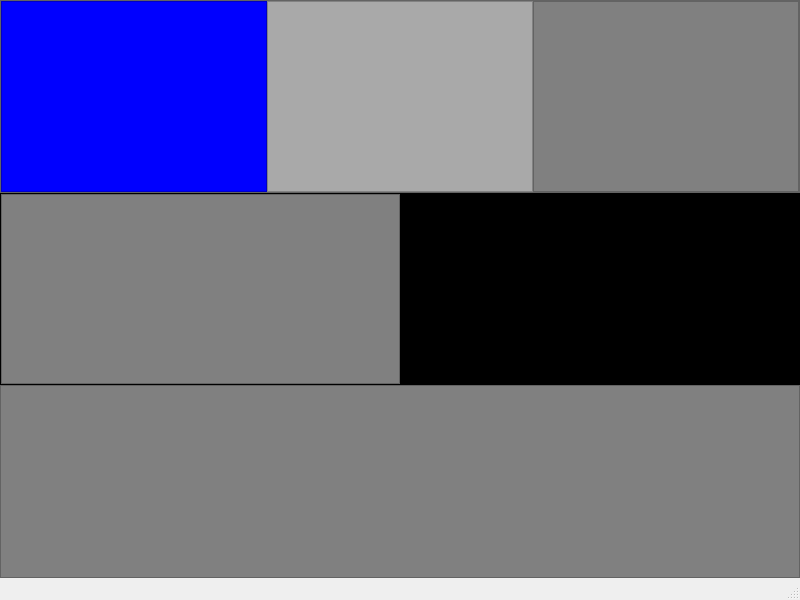
<?xml version="1.0" encoding="UTF-8"?>
<ui version="4.0">
 <class>MainWindow</class>
 <widget class="QMainWindow" name="MainWindow">
  <property name="geometry">
   <rect>
    <x>0</x>
    <y>0</y>
    <width>800</width>
    <height>600</height>
   </rect>
  </property>
  <property name="windowTitle">
   <string>MainWindow</string>
  </property>
  <widget class="QWidget" name="centralwidget">
   <layout class="QVBoxLayout" name="verticalLayout">
    <property name="spacing">
     <number>0</number>
    </property>
    <property name="leftMargin">
     <number>0</number>
    </property>
    <property name="topMargin">
     <number>0</number>
    </property>
    <property name="rightMargin">
     <number>0</number>
    </property>
    <property name="bottomMargin">
     <number>0</number>
    </property>
    <item>
     <widget class="QFrame" name="topframe">
      <property name="styleSheet">
       <string notr="true">background-color:gray</string>
      </property>
      <property name="frameShape">
       <enum>QFrame::StyledPanel</enum>
      </property>
      <property name="frameShadow">
       <enum>QFrame::Raised</enum>
      </property>
      <layout class="QHBoxLayout" name="horizontalLayout_2">
       <property name="spacing">
        <number>0</number>
       </property>
       <property name="leftMargin">
        <number>0</number>
       </property>
       <property name="topMargin">
        <number>0</number>
       </property>
       <property name="rightMargin">
        <number>0</number>
       </property>
       <property name="bottomMargin">
        <number>0</number>
       </property>
       <item>
        <widget class="QFrame" name="logoframe">
         <property name="styleSheet">
          <string notr="true">background-color:blue</string>
         </property>
         <property name="frameShape">
          <enum>QFrame::StyledPanel</enum>
         </property>
         <property name="frameShadow">
          <enum>QFrame::Raised</enum>
         </property>
        </widget>
       </item>
       <item>
        <widget class="QFrame" name="buttonsframe">
         <property name="styleSheet">
          <string notr="true">background-color:darkgray</string>
         </property>
         <property name="frameShape">
          <enum>QFrame::StyledPanel</enum>
         </property>
         <property name="frameShadow">
          <enum>QFrame::Raised</enum>
         </property>
         <layout class="QVBoxLayout" name="verticalLayout_2">
          <property name="spacing">
           <number>0</number>
          </property>
          <property name="leftMargin">
           <number>0</number>
          </property>
          <property name="topMargin">
           <number>0</number>
          </property>
          <property name="rightMargin">
           <number>0</number>
          </property>
          <property name="bottomMargin">
           <number>0</number>
          </property>
          <item>
           <layout class="QHBoxLayout" name="btnslayout"/>
          </item>
         </layout>
        </widget>
       </item>
       <item>
        <widget class="QFrame" name="utilsframe">
         <property name="styleSheet">
          <string notr="true">b</string>
         </property>
         <property name="frameShape">
          <enum>QFrame::StyledPanel</enum>
         </property>
         <property name="frameShadow">
          <enum>QFrame::Raised</enum>
         </property>
        </widget>
       </item>
      </layout>
     </widget>
    </item>
    <item>
     <widget class="QFrame" name="middleframe">
      <property name="styleSheet">
       <string notr="true">QFrame{background-color: black}</string>
      </property>
      <property name="frameShape">
       <enum>QFrame::StyledPanel</enum>
      </property>
      <property name="frameShadow">
       <enum>QFrame::Raised</enum>
      </property>
      <layout class="QHBoxLayout" name="horizontalLayout">
       <property name="spacing">
        <number>0</number>
       </property>
       <property name="leftMargin">
        <number>0</number>
       </property>
       <property name="topMargin">
        <number>0</number>
       </property>
       <property name="rightMargin">
        <number>0</number>
       </property>
       <property name="bottomMargin">
        <number>0</number>
       </property>
       <item>
        <widget class="QFrame" name="optionsframe">
         <property name="styleSheet">
          <string notr="true">background-color:gray</string>
         </property>
         <property name="frameShape">
          <enum>QFrame::StyledPanel</enum>
         </property>
         <property name="frameShadow">
          <enum>QFrame::Raised</enum>
         </property>
        </widget>
       </item>
       <item>
        <widget class="QFrame" name="panelsframe">
         <property name="frameShape">
          <enum>QFrame::StyledPanel</enum>
         </property>
         <property name="frameShadow">
          <enum>QFrame::Raised</enum>
         </property>
        </widget>
       </item>
      </layout>
     </widget>
    </item>
    <item>
     <widget class="QFrame" name="bottomframe">
      <property name="styleSheet">
       <string notr="true">background: gray</string>
      </property>
      <property name="frameShape">
       <enum>QFrame::StyledPanel</enum>
      </property>
      <property name="frameShadow">
       <enum>QFrame::Raised</enum>
      </property>
     </widget>
    </item>
   </layout>
  </widget>
  <widget class="QMenuBar" name="menubar">
   <property name="geometry">
    <rect>
     <x>0</x>
     <y>0</y>
     <width>800</width>
     <height>22</height>
    </rect>
   </property>
  </widget>
  <widget class="QStatusBar" name="statusbar"/>
 </widget>
 <resources/>
 <connections/>
</ui>
